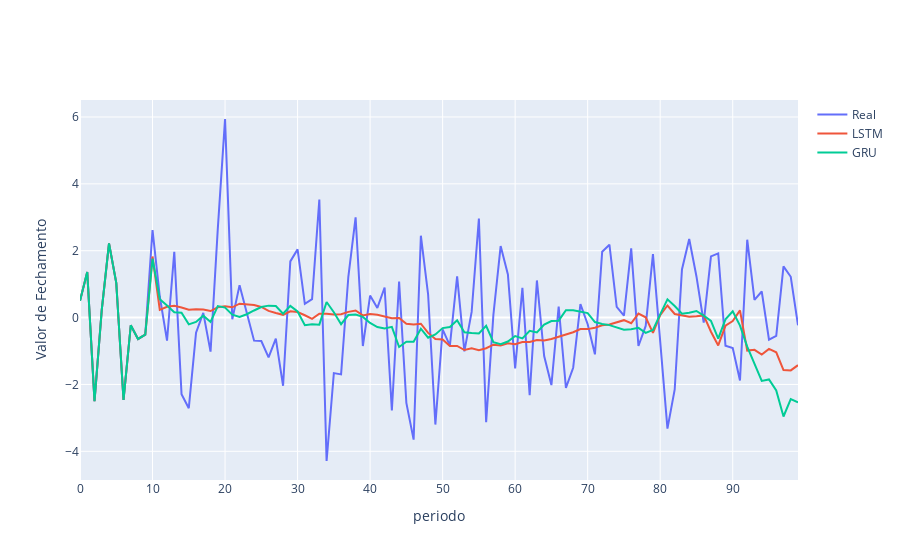

The notebook cell this image was saved under:
### Code cell
import plotly.graph_objs as go
fig = go.Figure()

fig.add_trace(go.Scatter(
   y=bova11['close_change'][-100:],
   name="Real")
)

fig.add_trace(go.Scatter(
   y=pred_90_lstm['close_change'][-100:],
   name="LSTM")
)

fig.add_trace(go.Scatter(
   y=pred_90_gru.close_change[-100:],
   name="GRU")
)

fig.update_layout(
   #title="Banda de Bollinger superior e inferior dos ultimos 60 dias de fechamento de 2009 a Fev 2023",
    yaxis_title="Valor de Fechamento",
    xaxis_title="periodo",
   #legend_title="legend",
)
fig.show()
